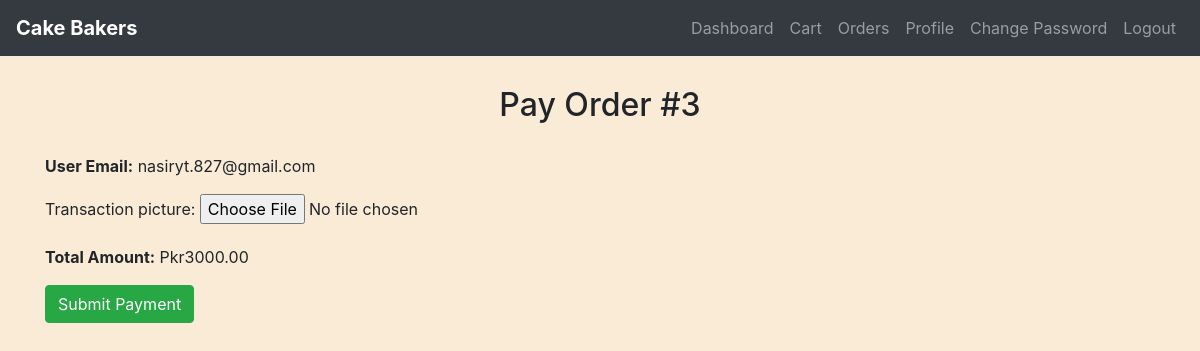
The app's page /orders/pay/3/ (signed in) with its own data.
### myapp/models.py (models this page shows, shortened)
class Order(models.Model):
    ORDER_STATUS_CHOICES = [
        ('Pending', 'Pending'),
        ('Confirmed', 'Confirmed'),
        ('Shipped', 'Shipped'),
        ('Delivered', 'Delivered'),
        ('Canceled', 'Canceled')
    ]
    PAYMENT_STATUS_CHOICES = [
        ('Pending', 'Pending'),
        ('Paid', 'Paid')
    ]
    PAYMENT_METHOD_CHOICES = [
        ('Cash on Delivery', 'Cash on Delivery'),
        ('Credit Card', 'Credit Card'),
        ('Jazz Cash', 'Jazz Cash'),
        ('Easy Paisa', 'Easy Paisa')
    ]
    user = models.ForeignKey(User, on_delete=models.CASCADE)
    address = models.CharField(max_length=255)
    order_date = models.DateTimeField(auto_now_add=True)
    order_status = models.CharField(max_length=10, choices=ORDER_STATUS_CHOICES, default='Pending')
    total_amount = models.DecimalField(max_digits=10, decimal_places=2)
    payment_status = models.CharField(max_length=10, choices=PAYMENT_STATUS_CHOICES, default='Pending')
    payment_method = models.CharField(max_length=20, choices=PAYMENT_METHOD_CHOICES)

class Profile(models.Model):
    GENDER_CHOICES = [
        ('M', 'Male'),
        ('F', 'Female'),
    ]
    user = models.OneToOneField(User, on_delete=models.CASCADE)
    full_name = models.CharField(max_length=100, default="")
    email = models.EmailField(default="")
    date_of_birth = models.DateField(default=None, blank=True, null=True)
    age = models.IntegerField(default=None, blank=True, null=True, validators=[validators.MinValueValidator(0)])
    phone_number = models.CharField(
        max_length=20,
        default="",
        blank=True,
        null=True,
        validators=[validators.RegexValidator(regex='^[0-9]*$', message='Enter a valid phone number.', code='invalid_number')]
    )  # Only allow numeric values
    address = models.TextField(default="", blank=True, null=True)
    profile_picture = models.ImageField(upload_to='profile_pics/', default='default.jpg')
    gender = models.CharField(max_length=1, choices=GENDER_CHOICES, blank=True, null=True)

### myapp/views.py (the view)
# urls.py: path('orders/pay/<int:order_id>/', views.pay_order, name='pay_order'),
@login_required
def pay_order(request, order_id):
    order = get_object_or_404(Order, id=order_id, user=request.user, payment_status='Pending')
    profile = Profile.objects.get(user=request.user)  # Get the user's profile for the email
    if request.method == 'POST':
        form = TransactionForm(request.POST, request.FILES)
        if form.is_valid():
            transaction = form.save(commit=False)
            transaction.order = order
            transaction.transaction_date = timezone.now()
            transaction.amount = order.total_amount
            transaction.save()
            order.payment_status = 'Paid'
            order.save()
            send_transaction_email(profile.email, order, transaction)
            return redirect('view_order_details', order_id=order.id)
    else:
        form = TransactionForm()
    return render(request, 'pay_order.html', {'order': order, 'form': form, 'user_email': profile.email})

### myapp/forms.py
class TransactionForm(forms.ModelForm):
    class Meta:
        model = Transaction
        fields = ['transaction_picture']

### templates/pay_order.html (shortened to what this page needs)
{% extends "base.html" %}
{% block content %}
<div class="container mt-4">
    <h2>Pay Order #{{ order.id }}</h2>
    <p><strong>User Email:</strong> {{ user_email }}</p>
    <form method="post" enctype="multipart/form-data">
        {{ form.as_p }}
        <p><strong>Total Amount:</strong> Pkr{{ order.total_amount|floatformat:2 }}</p>
        <button type="submit" class="btn btn-success">Submit Payment</button>
    </form>
</div>
{% endblock %}

### templates/base.html (style rules this page uses)
body { background-color: antiquewhite; }
h1, h2, h3, h4 { margin: 30px; text-align: center; }

### records on screen
Order: id "3", total_amount "3000.00"
Profile: email "nasiryt.827@gmail.com"
